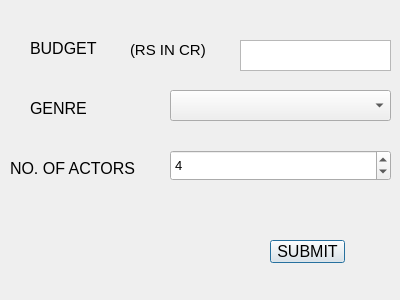
<?xml version="1.0" encoding="UTF-8"?>
<ui version="4.0">
 <class>StarCastWindow</class>
 <widget class="QDialog" name="StarCastWindow">
  <property name="geometry">
   <rect>
    <x>0</x>
    <y>0</y>
    <width>400</width>
    <height>300</height>
   </rect>
  </property>
  <property name="windowTitle">
   <string>Actor prediction</string>
  </property>
  <widget class="QTextEdit" name="budgetBox">
   <property name="geometry">
    <rect>
     <x>240</x>
     <y>40</y>
     <width>151</width>
     <height>31</height>
    </rect>
   </property>
  </widget>
  <widget class="QLabel" name="label">
   <property name="geometry">
    <rect>
     <x>30</x>
     <y>40</y>
     <width>71</width>
     <height>16</height>
    </rect>
   </property>
   <property name="font">
    <font>
     <pointsize>12</pointsize>
    </font>
   </property>
   <property name="text">
    <string>BUDGET</string>
   </property>
  </widget>
  <widget class="QComboBox" name="genreBox">
   <property name="geometry">
    <rect>
     <x>170</x>
     <y>90</y>
     <width>221</width>
     <height>31</height>
    </rect>
   </property>
   <property name="font">
    <font>
     <pointsize>10</pointsize>
    </font>
   </property>
  </widget>
  <widget class="QLabel" name="label_2">
   <property name="geometry">
    <rect>
     <x>30</x>
     <y>100</y>
     <width>61</width>
     <height>16</height>
    </rect>
   </property>
   <property name="font">
    <font>
     <pointsize>12</pointsize>
    </font>
   </property>
   <property name="text">
    <string>GENRE</string>
   </property>
  </widget>
  <widget class="QSpinBox" name="noOfActors">
   <property name="geometry">
    <rect>
     <x>170</x>
     <y>150</y>
     <width>221</width>
     <height>31</height>
    </rect>
   </property>
   <property name="font">
    <font>
     <pointsize>10</pointsize>
    </font>
   </property>
   <property name="minimum">
    <number>2</number>
   </property>
   <property name="value">
    <number>4</number>
   </property>
  </widget>
  <widget class="QLabel" name="label_3">
   <property name="geometry">
    <rect>
     <x>10</x>
     <y>160</y>
     <width>131</width>
     <height>16</height>
    </rect>
   </property>
   <property name="font">
    <font>
     <pointsize>12</pointsize>
    </font>
   </property>
   <property name="text">
    <string>NO. OF ACTORS</string>
   </property>
  </widget>
  <widget class="QLabel" name="label_4">
   <property name="geometry">
    <rect>
     <x>130</x>
     <y>40</y>
     <width>81</width>
     <height>20</height>
    </rect>
   </property>
   <property name="font">
    <font>
     <pointsize>11</pointsize>
    </font>
   </property>
   <property name="text">
    <string>(RS IN CR)</string>
   </property>
  </widget>
  <widget class="QPushButton" name="submit">
   <property name="geometry">
    <rect>
     <x>270</x>
     <y>240</y>
     <width>75</width>
     <height>23</height>
    </rect>
   </property>
   <property name="font">
    <font>
     <pointsize>12</pointsize>
    </font>
   </property>
   <property name="text">
    <string>SUBMIT</string>
   </property>
  </widget>
 </widget>
 <resources/>
 <connections/>
</ui>
